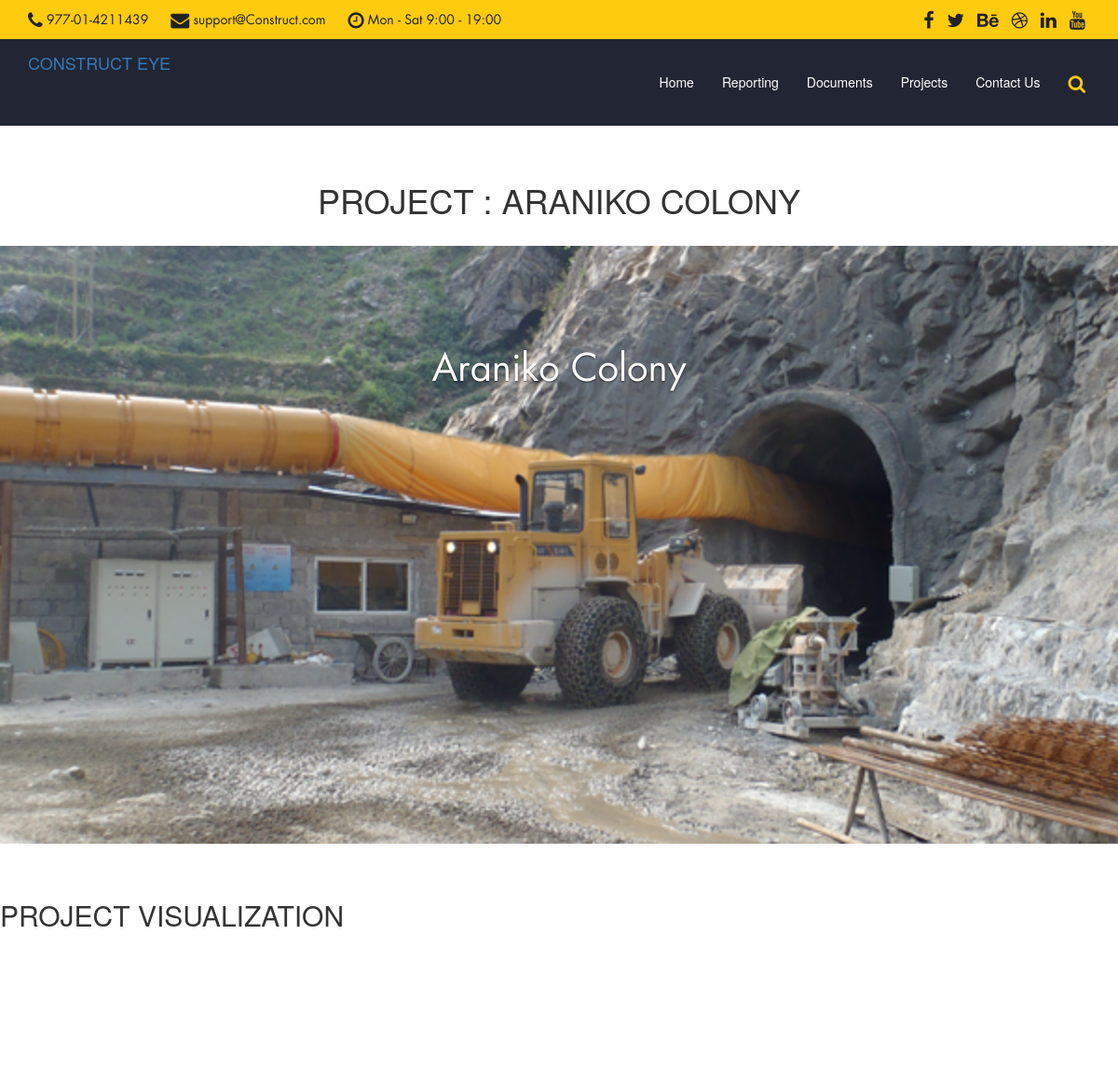
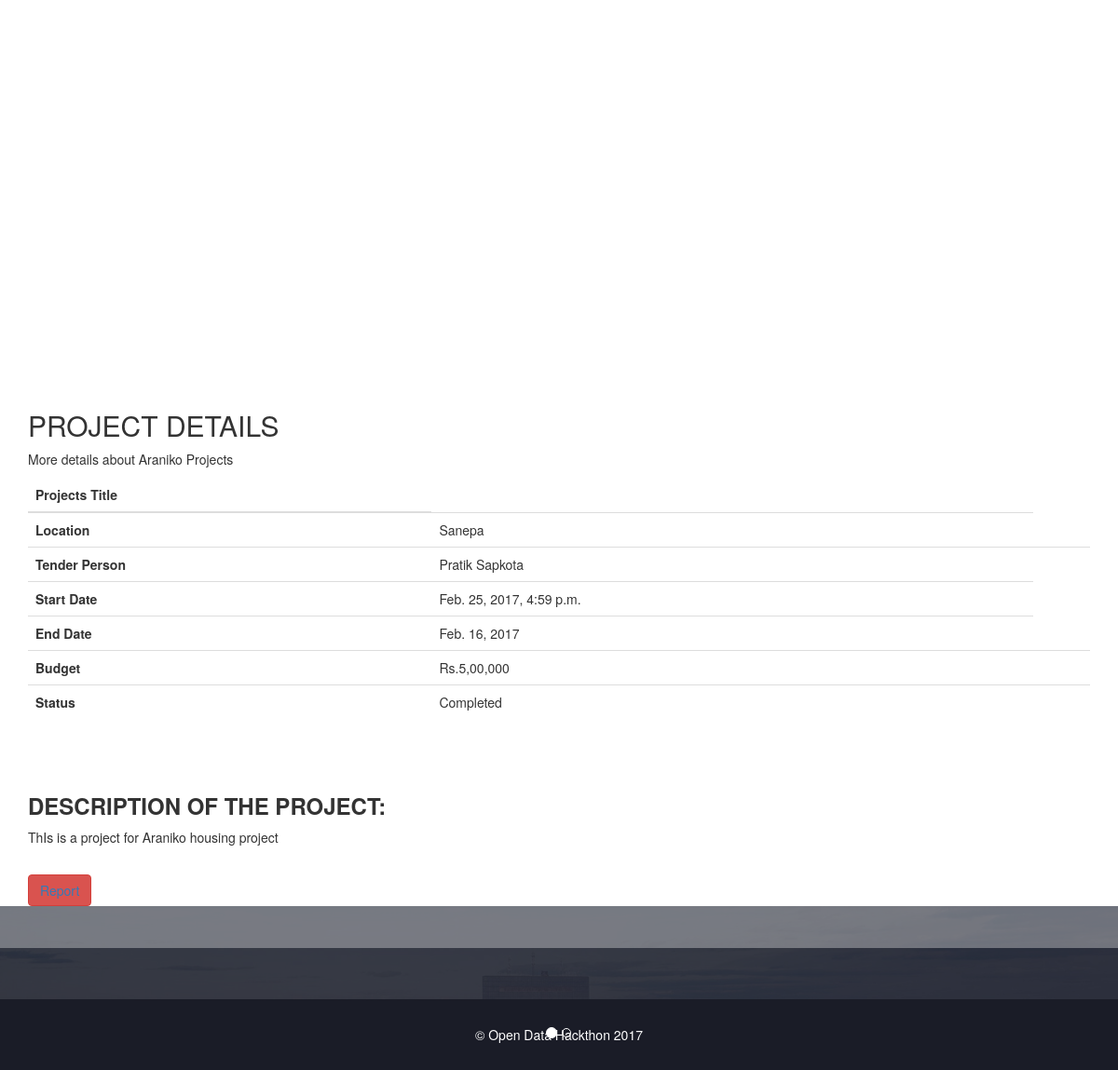
The page /detail/project/2 on the database its author committed (2 pictures, top to bottom).
### home/models.py (models this page shows, shortened)
class Project(models.Model):
	name = models.CharField(max_length=50)
	description = models.TextField()
	location = models.CharField(max_length=30)
	tender_contract = models.CharField(max_length=50)
	start_date = models.DateTimeField(auto_now_add=True)
	completion_date = models.DateField()
	budget = models.CharField(max_length=150)
	media = models.ImageField(upload_to = 'Photos', blank = True)
	documents = models.FileField(upload_to = 'Documents', blank = True)
	status = models.CharField(max_length=15)

### home/views.py (the view)
# urls.py: url(r'^detail/project/(?P<pk>\d+)$', ProjectDetailView.as_view(), name='detail-project'),
class ProjectDetailView(DetailView):
	model = Project
	template_name = 'inner.html'
	def get_context_data(self, **kwargs):
		context = super(ProjectDetailView, self).get_context_data(**kwargs)
		return context

### home/templates/inner.html (shortened to what this page needs)
{% load staticfiles %}
<!DOCTYPE html>
<html lang="en">
<head>
        <link rel="stylesheet" href="{% static 'custom-font/fonts.css' %}" />
        <link rel="stylesheet" href="{% static 'css/bootstrap.min.css' %}" />
        <link rel="stylesheet" href="{% static 'css/font-awesome.min.css' %}" />
        <link rel="stylesheet" href="{% static 'css/bootsnav.css' %}">
        <link rel="stylesheet" type="text/css" href="{% static 'css/jquery.fancybox.css?v=2.1.5' %}" media="screen" />
        <link rel="stylesheet" href="{% static 'css/custom.css' %}" />
  <link rel="stylesheet" href="https://maxcdn.bootstrapcdn.com/bootstrap/3.3.7/css/bootstrap.min.css">
    </head>
    <body>
        <header>
            <div class="top_nav">
                <div class="container">
                    <ul class="list-inline info">
                        <li><a href="#"><span class="fa fa-phone"></span> 977-01-4211439</a></li>
                        <li><a href="#"><span class="fa fa-envelope"></span> support@Construct.com</a></li>
                        <li><a href="#"><span class="fa fa-clock-o"></span> Mon - Sat 9:00 - 19:00</a></li>
                    </ul>
                    <ul class="list-inline social_icon">
                        <li><a href=""><span class="fa fa-facebook"></span></a></li>
                        <li><a href=""><span class="fa fa-twitter"></span></a></li>
                        <li><a href=""><span class="fa fa-behance"></span></a></li>
                        <li><a href=""><span class="fa fa-dribbble"></span></a></li>
                        <li><a href=""><span class="fa fa-linkedin"></span></a></li>
                        <li><a href=""><span class="fa fa-youtube"></span></a></li>
                    </ul>
                </div>
            </div>
            <nav class="navbar bootsnav">
                <div class="container">
                    <div class="attr-nav">
                        <ul>
                            <li class="search"><a href="#"><i class="fa fa-search"></i></a></li>
                        </ul>
                    </div>
                    <div class="navbar-header">
                        <a class="navbar-brand" href="">CONSTRUCT EYE<br></a>
                    </div>
                    <div class="collapse navbar-collapse" id="navbar-menu">
                        <ul class="nav navbar-nav menu">
                            <li><a href="{% url 'home' %}">Home</a></li>
                            <li><a href={% url 'report-form' %}"">Reporting</a></li>
                            <li><a href="#services">Documents</a></li>
                            <li><a href="{% url 'list-project' %}">Projects</a></li>
                            <li><a href="#about">Contact Us</a></li>
                        </ul>
                    </div>
                </div>
            </nav>
        </header>
<br><br>
<div id="myCarousel" class="carousel slide" data-ride="carousel">
  <h1 class="text-center">Project : {{object.name}} </h1><br>
    <ol class="carousel-indicators">
      <li data-target="#myCarousel" data-slide-to="0" class="active"></li>
      <li data-target="#myCarousel" data-slide-to="1"></li>
    </ol>
    <div class="carousel-inner" role="listbox">
      <div class="item active">
        <img src="{{ object.media.url }}" alt="Image">
        <div class="carousel-caption">
          <h3>{{object.name}}</h3>        </div>
      </div>
      <br><br>
<h2>Project Visualization</h2>
<div class="container text-center">
  <div class="row">
    <div class="col-sm-4">
    <div id="piechart_3d" style="width: 900px; height: 500px;"></div>
    </div><br class="clear"><br class="clear">
    <div class="col-sm-5">
    </div>
    <div class="col-sm-4">
    </div>
  </div>
</div><br>
<div class="container"><br/><br/>
  <h2>Project Details</h2>
  <p>More details about Araniko Projects</p>
  <table class="table table-hover">
    <thead>
      <tr>
        <th>Projects Title</th>
        <td></td>
      </tr>
    </thead>
    <tbody>
      <tr>
        <th>Location</th>
        <td>{{object.location}}</td>
      </tr>
      <tr>
        <th>Tender Person</th>
        <td>{{object.tender_contract}}</td>
        <td></td>
      </tr>
      <tr>
        <th>Start Date</th>
        <td>{{object.start_date}}</td>
      </tr>
       <tr>
        <th>End Date</th>
        <td>{{object.completion_date}}</td>
      </tr>
       <tr>
        <th>Budget</th>
        <td>{{object.budget}}</td>
        <td></td>
      </tr>
       <tr>
        <th>Status</th>
        <td>{{object.status}}</td>
        <td></td>
      </tr>
    </tbody>
  </table>
  <br><br>
  <h3><b>Description of the Project:</b></h3>
  <p>{{object.description}}</p>
  <br>
  <button class="btn btn-danger" type='submit' value='Report this project'><a href="{% url 'report-form' %}">Report</a></button>
</div>
 <footer>
            <div class="footer_bottom text-center">
                <p class="wow fadeInRight">
                  &copy; Open Data Hackthon 2017
                </p>
            </div>
        </footer>
</body>
</html>

### home/static/css/bootsnav.css (style rules this page uses)
nav.bootsnav .container { position: relative; }
nav.navbar.bootsnav { margin-bottom: 0; -moz-border-radius: 0px; -webkit-border-radius: 0px; -o-border-radius: 0px; border-radius: 0px; background-color: #fff; border: none; border-bottom: solid 1px #e0e0e0; z-index: 9; }
nav.navbar.bootsnav ul.nav > li > a { color: #6f6f6f; background-color: transparent !important; }
.attr-nav { float: right; display: inline-block; margin-left: 13px; margin-right: -15px; }
.attr-nav > ul { padding: 0; margin: 0 0 -7px 0; list-style: none; display: inline-block; }
.attr-nav > ul > li { float: left; display: block; }
.attr-nav > ul > li > a { color: #6f6f6f; display: block; padding: 28px 15px; position: relative; }
body { -webkit-transition: all 0.3s ease-in-out; -moz-transition: all 0.3s ease-in-out; -o-transition: all 0.3s ease-in-out; -ms-transition: all 0.3s ease-in-out; transition: all 0.3s ease-in-out; }
nav.navbar.bootsnav ul.nav > li > a { padding: 30px 15px; }

### home/static/css/custom.css (style rules this page uses)
body { font-size: 15px; line-height: 24px; font-family: 'futura_ltbook', sans-serif; color: #484848; }
h1, h2, h3, h4, h5, h6 { font-weight: bold; text-transform: uppercase; color: #484848; font-family: 'futura_ltbold', sans-serif; }
h1 { font-size: 70px; margin:0; line-height: 72px; }
h2 { font-size: 30px; margin: 0 0 20px; }
h3 { font-size: 20px; margin: 0 0 10px; }
img { width: 100%; }
a,button { outline: 0 !important; }
.list-inline.info a,.list-inline.social_icon a,nav.navbar.bootsnav ul.nav > li > a,.attr-nav > ul > li > a,.btn.know_btn,#filters > button,.portfolio_hover_area,.portfolio_hover_area .fa,.testimonial_content,.testimonial_content p:first-child::before,#contact_form .form-control,#contact_form .btn.submit_btn,footer a,.footer_social_icon .fa,.post .date,#scrollUp { transition: all 0.4s ease; -webkit-transition: all 0.4s ease; -moz-transition: all 0.4s ease; -o-transition: all 0.4s ease; -ms-transition: all 0.4s ease; }
.top_nav { background: #ffcb0f none repeat scroll 0 0; overflow: hidden; padding: 10px 0; }
.list-inline.info { float: left; margin: 0; }
.list-inline.info > li { padding: 0 20px 0 0; }
.list-inline.info a,.list-inline.social_icon a { color: #222; font-family: 'futura_ltbook', sans-serif; }
.list-inline.info a .fa,.list-inline.social_icon a .fa { font-size: 20px; vertical-align: text-top; }
.list-inline.social_icon { float: right; margin: 0; }
nav.navbar.bootsnav { background: #222533 none repeat scroll 0 0; border: 0 none; }
nav.navbar.bootsnav ul.nav > li > a { color: #fff; }
.navbar-brand { height: auto; padding: 20px 15px; }
#navbar-menu { margin: 6px 0; }
.nav.navbar-nav.menu { float: right; }
.attr-nav { margin: 5px -10px 0 0; }
.attr-nav > ul > li > a { color: #ffcb0f; font-size: 20px; }
.carousel-caption { left: 7%; right: 7%; top: 70px; }
.carousel-caption > h3 { color: #fff; font-family: "futura_ltbook",sans-serif; font-size: 40px; font-weight: normal; margin-bottom: 30px; text-transform: inherit; }
footer { background: url(../images/footer_bg.jpg)no-repeat; background-size:cover; position:relative; padding-top:45px; }
footer::before { background: rgba(255, 255, 255, 0.33) none repeat scroll 0 0; content: ""; height: 45px; left: 0; position: absolute; top: 0; width: 100%; z-index: 1; }
footer::after { background: rgba(34, 37, 51, 0.9) none repeat scroll 0 0; content: ""; height: 100%; left: 0; position: absolute; top: 0; width: 100%; }
.footer_top,.footer_bottom { position:relative; z-index:1; color:#fff; }
.footer_bottom { background: #1a1c27 none repeat scroll 0 0; padding: 28px 0 18px; margin-top:55px; }

### rows shown on the page
Project: name "ARANIKO COLONY", media (picture), name "Araniko Colony", location "Sanepa", tender_contract "Pratik Sapkota", start_date "Feb. 25, 2017, 4:59 p.m.", completion_date "Feb. 16, 2017", budget "Rs.5,00,000", status "Completed", description "ThIs is a project for Araniko housing project"
